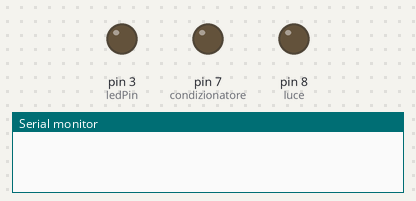
Bench run of a sketch on a simulated Arduino Uno, built with avr-gcc and run on an emulated ATmega328P. On the bench: output pins drawn as LEDs (lit = HIGH), the last lines printed to the serial monitor.

Above: at 0.0 s.
At 0.4 s:
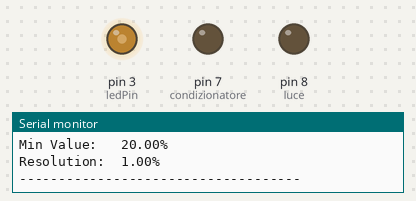
Timing chart, 0 to 1.9 s (numbered marks = the images above):
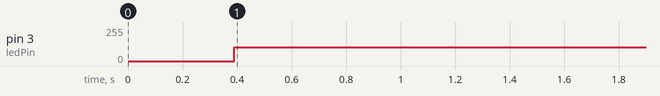

Measured:
- by itself, pin 3 (ledPin): 0/255 → 105/255 at 0.39 s

The sketch:

risparmio_energetico.ino
```cpp
#include <Adafruit_Sensor.h>
#include <DHT.h>
#include <DHT_U.h>

#define DHTPIN 2     // Digita*l pin connected to the DHT sensor
// Feather HUZZAH ESP8266 note: use pins 3, 4, 5, 12, 13 or 14 --
// Pin 15 can work but DHT must be disconnected during program upload.

// Uncomment the type of sensor in
// use:
#define DHTTYPE    DHT11     // DHT 11
//#define DHTTYPE    DHT22     // DHT 22 (AM2302)
//#define DHTTYPE    DHT21     // DHT 21 (AM2301)

// See guide for details on sensor wiring and usage:
//   https://learn.adafruit.com/dht/overview

DHT_Unified dht(DHTPIN, DHTTYPE);

uint32_t delayMS;

int buzzer=5;//imposta il pin IO digitale del BUZZER

int fotoresistenza_Pin = A1;     // il centro del partitore lo colleghiamo al pin 0
int fotoresistenza_lettura;     // il valore che conterrà la lettura
int ledPin = 3;      // select the pin for the LED
int degree;
int condizionatore = 7;
int luce = 8;


void setup() {
  Serial.begin(9600);
  // Initialize device.
  dht.begin();
  Serial.println(F("DHTxx Unified Sensor Example"));
  // Print temperature sensor details.
  sensor_t sensor;
  dht.temperature().getSensor(&sensor);
  Serial.println(F("------------------------------------"));
  Serial.println(F("Temperature Sensor"));
  Serial.print  (F("Sensor Type: ")); Serial.println(sensor.name);
  Serial.print  (F("Driver Ver:  ")); Serial.println(sensor.version);
  Serial.print  (F("Unique ID:   ")); Serial.println(sensor.sensor_id);
  Serial.print  (F("Max Value:   ")); Serial.print(sensor.max_value); Serial.println(F("°C"));
  Serial.print  (F("Min Value:   ")); Serial.print(sensor.min_value); Serial.println(F("°C"));
  Serial.print  (F("Resolution:  ")); Serial.print(sensor.resolution); Serial.println(F("°C"));
  Serial.println(F("------------------------------------"));
  // Print humidity sensor details.
  dht.humidity().getSensor(&sensor);
  Serial.println(F("Humidity Sensor"));
  Serial.print  (F("Sensor Type: ")); Serial.println(sensor.name);
  Serial.print  (F("Driver Ver:  ")); Serial.println(sensor.version);
  Serial.print  (F("Unique ID:   ")); Serial.println(sensor.sensor_id);
  Serial.print  (F("Max Value:   ")); Serial.print(sensor.max_value); Serial.println(F("%"));
  Serial.print  (F("Min Value:   ")); Serial.print(sensor.min_value); Serial.println(F("%"));
  Serial.print  (F("Resolution:  ")); Serial.print(sensor.resolution); Serial.println(F("%"));
  Serial.println(F("------------------------------------"));
  // Set delay between sensor readings based on sensor details.
  delayMS = sensor.min_delay / 1000;
  //imposta il pin IO digitale come OUTPUT
  pinMode(buzzer,OUTPUT);
  // Inizializzo la seriale
  pinMode(ledPin, OUTPUT);
  pinMode(fotoresistenza_Pin, INPUT);
  pinMode(buzzer, INPUT);
  pinMode(luce, OUTPUT);
  pinMode(condizionatore, OUTPUT);
}

void loop() {
  fotoresistenza_lettura = analogRead(fotoresistenza_Pin);  // lettura grezza dall'adc

Serial.print("Valore letto = ");
Serial.print(fotoresistenza_lettura);     //stampiamo il valore
int degreeMap = map(fotoresistenza_lettura, 0, 1023, 0, 150);

degree = 180 - degreeMap;
Serial.println(degree);
// Mettiamo delle soglie di giudizio
analogWrite(ledPin, degree);
if (degree<40){
    digitalWrite(luce, HIGH);
}else{
    digitalWrite(luce, LOW);
}
  // Delay between measurements.
  delay(delayMS);
  // Get temperature event and print its value.
  sensors_event_t event;
  dht.temperature().getEvent(&event);
  Serial.println(event.temperature);

  if (isnan(event.temperature)) {
    Serial.println(F("Error reading temperature!"));
  }
  else if (event.temperature>30){
      digitalWrite(condizionatore, HIGH);
  }
  else {
          digitalWrite(condizionatore, LOW);
  }
}
```
